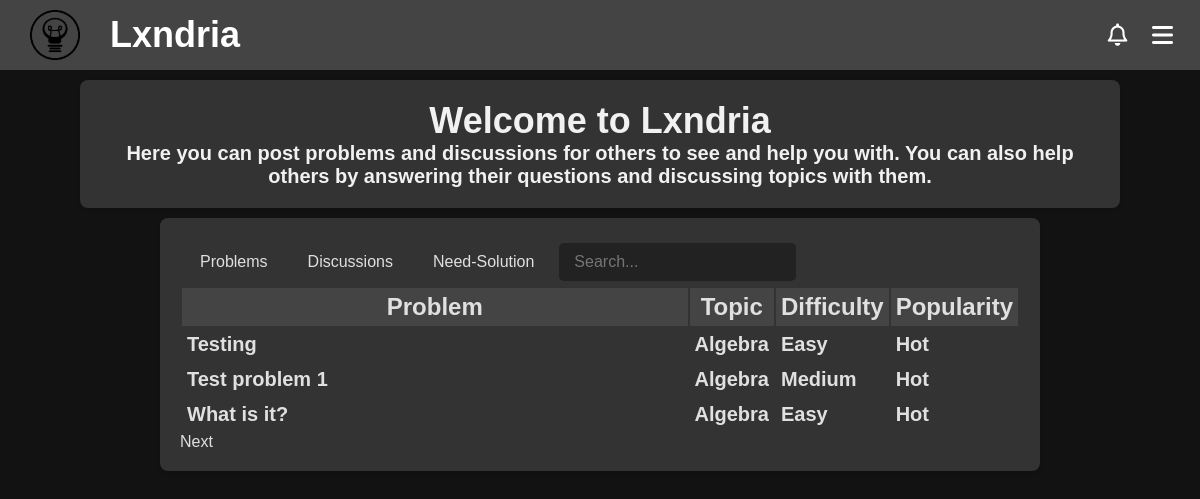
Before: / with the older database file.
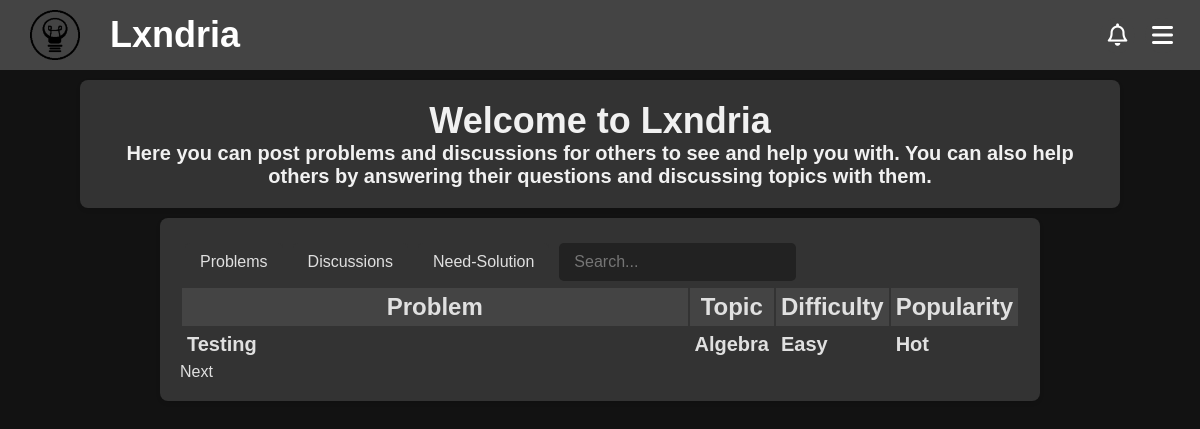
After: the same page with the newer database file.
### app/models.py (models this page shows, shortened)
class Problem(db.Model):
    __tablename__ = "problem"
    __table_args__ = {"extend_existing": True}
    id = db.Column(db.Integer, primary_key=True, autoincrement=True)
    title = db.Column(db.String(100), nullable=False)
    topic = db.Column(db.String(30), nullable=False)
    attempts = db.Column(db.Integer, default=0)
    solved = db.Column(db.Integer, default=0)
    created_at = db.Column(db.DateTime, default=datetime.utcnow)
    updated_at = db.Column(db.DateTime, onupdate=datetime.utcnow)
    views = db.Column(db.Integer, default=0)
    author = db.Column(db.String(80), db.ForeignKey('user.username'))
    user = db.relationship('User', backref=db.backref('problems', cascade="all, delete-orphan"))
    content = db.Column(db.Text, nullable=False)
    encrypted_answer = db.Column(db.Text, nullable=False)
    __table_args__ = (
        CheckConstraint("topic IN ('Algebra', 'Geometry', 'Number Theory', 'Calculus', 'Logic', 'Classical Mechanics', 'Electricity and Magnetism', 'Computer Science', 'Quantitative Finance', 'Chemistry', 'Probability')", name="valid_topic_check"),
    )
    '''@property
    def content(self):
        path = os.getenv('UPLOAD_FOLDER')+f"/{self.author}/Problems/{self.id}.txt"
        with open(path, 'r') as file:
            content = file.read()
        for line in content.split("\n"):
            if "<<Answer: " in line:
                return content.replace(line, "")
    '''
    @property
    def difficulty(self):
        if self.attempts == 0:
            return "TBD"
        elif self.solved/self.attempts > os.getenv('EASY_THRESHOLD', 0.7):
            return "Easy"
        elif self.solved/self.attempts > os.getenv('MEDIUM_THRESHOLD', 0.3):
            return "Medium"
        else:
            return "Hard"
    @hybrid_property
    def popularity_value(self):
        views_weight = os.getenv('VIEWS_WEIGHT', 0.5)
        attempts_weight = os.getenv('ATTEMPTS_WEIGHT', 1.5)
        bookmarks_weight = os.getenv('BOOKMARKS_WEIGHT', 3)
        views = self.views
        attempts = self.attempts
        bookmarks = Bookmarks.query.filter_by(problem_id=self.id).count()
        return views_weight*views + attempts_weight*attempts + bookmarks_weight*bookmarks
    @property
    def popularity(self):
        popularity_value = self.popularity_value
        if popularity_value > os.getenv('POPULAR_THRESHOLD', 1000):
            return "Popular"
        elif popularity_value > os.getenv('TRENDING_THRESHOLD', 500):
            return "Trending"
        elif popularity_value > os.getenv('ACTIVE_THRESHOLD', 100):
            return "Active"
        else:
            return "Hot"
    @hybrid_property
    def needs_solution(self):
        solutions = Solutions.query.filter_by(problem_id=self.id).count()
        if solutions == 0:
            return True
        return False
    @needs_solution.expression
    def needs_solution(cls):
        return ~db.session.query(Solutions.id).filter(Solutions.problem_id == cls.id).exists()
    '''@property
    def encrypted_answer(self):
        path = os.getenv('UPLOAD_FOLDER')+f"/{self.author}/Problems/{self.id}.txt"
        with open(path, 'r') as file:
            content = file.read()
        for line in content.split("\n"):
            if "<<Answer: " in line:
                return line.replace("<<Answer: ", "").replace(">>", "")
    '''

### app/routes/main.py (the view, shortened to what this page needs)
@main_bp.route('/')
def index():
    pageNumber = request.args.get('page', default=0, type=int)
    rows = request.args.get('rows', default=10, type=int)
    table = request.args.get('table', default='problems', type=str)
    sort_by = request.args.get('sort', default='created_at', type=str)
    sort_convention = request.args.get('convention', default='desc', type=str)
    if sort_by == 'created_at':
        if sort_convention == 'asc':
            all_problems = Problem.query.order_by(Problem.created_at).all()
            all_discussions = Discussion.query.order_by(Discussion.created_at).all()
            need_solution = Problem.query.filter(Problem.needs_solution == True).order_by(Problem.created_at).all()
        else:
            all_problems = Problem.query.order_by(Problem.created_at.desc()).all()
            all_discussions = Discussion.query.order_by(Discussion.created_at.desc()).all()
            need_solution = Problem.query.filter(Problem.needs_solution == True).order_by(Problem.created_at).all()
    new_sort_convention = 'asc' if sort_convention == 'desc' else 'desc'
    return render_template('index.html', problems=all_problems, page=pageNumber, row_per_page=rows, discussions=all_discussions, table=table, need_solution=need_solution, sort_convention=new_sort_convention)

### app/models.py (called while the page is built)
    @hybrid_property
    def popularity_value(self):
        views_weight = os.getenv('VIEWS_WEIGHT', 0.5)
        comments_weight = os.getenv('COMMENTS_WEIGHT', 2)
        bookmarks_weight = os.getenv('BOOKMARKS_WEIGHT', 3)
        time_constant = os.getenv('TIME_CONSTANT', 100)
        views = self.views
        comments = Comments.query.filter_by(parent_id='D'+str(self.id)).count()
        bookmarks = Bookmarks.query.filter_by(discussion_id=self.id).count()
        return views_weight*views + comments_weight*comments + bookmarks_weight*bookmarks

    @property
    def popularity(self):
        popularity_value = self.popularity_value
        if popularity_value > os.getenv('POPULAR_THRESHOLD', 1000):
            return "Popular"
        elif popularity_value > os.getenv('TRENDING_THRESHOLD', 500):
            return "Trending"
        elif popularity_value > os.getenv('ACTIVE_THRESHOLD', 100):
            return "Active"
        else:
            return "Hot"

### app/templates/index.html (shortened to what this page needs)
<!DOCTYPE html>
<html>
<head>
  <link rel="stylesheet" href="{{url_for('static', filename='css/homepage.css')}}">
</head>
{%include 'banner.html'%}
<body>
   <div class="intro">
        <h1>Welcome to Lxndria</h1>
        <p>Here you can post problems and discussions for others to see and help you with. You can also help others by answering their questions and discussing topics with them.</p>
  </div>
  <div class="Table">
    {%include 'main_table_header.html'%}
    {%if table=='problems'%}
    <div class ="table" id="Problems">
    {%else%}
    <div class ="table" id="Problems" style="display: none;">
    {%endif%}
    <table id="problems-table">
      <tr>
        <th>Problem</th>
        <th>Topic</th>
        <th><a href="/?sort=Difficulty&convention={{sort_convention}}&table=problems">Difficulty</a></th>
        <th><a href="/?sort=Popularity&convention={{sort_convention}}&table=problems">Popularity</a></th>
      </tr>
      {% for index in range(page*row_per_page, (page+1)*row_per_page) %}
      {% if index >= problems|length %}
        {% set stop=true %}
      {% else %}
        {% set problem = problems[index] %}
      <tr>
        <td><a href="/problem/{{problem.id}}">{{problem.title}}</a></td>
        <td>{{problem.topic}}</td>
        <td>{{problem.difficulty}}</td>
        <td>{{problem.popularity}}</td>
      </tr>
      {% endif %}
      {% endfor %}
    </table>
    <div class="pagination">
      {% if not stop %}
        <a href="/?page={{page+1}}&table=problems">Next</a>
      {% endif %}
  </div>
  </div>
</body>
</html>

### app/templates/banner.html (shortened to what this page needs)
<!DOCTYPE html>
<html>
<link rel="stylesheet" href="https://cdnjs.cloudflare.com/ajax/libs/font-awesome/6.4.2/css/all.min.css">
<link rel="stylesheet" href="{{url_for('static', filename='css/banner.css')}}">
<header class="banner">
    <div class="logo-container">
      <img src="{{url_for('static', filename='Images/logo.png')}}" alt="Logo" class="logo">
      <span class="site-name"><a href="/">Lxndria</span></div></a>
      <div class="menu-container">
        <button class="notif-button" onclick="toggleNotif()"><i class="far fa-bell"></i></button>
        <button class="menu-button" onclick="toggleMenu()"><i class="fas fa-bars"></i>
        </button>
    </div>
  </header>
</html>

### app/templates/main_table_header.html
<div class="Tabs">
    <button class="tab" onclick="openTab(event, 'Problems')">Problems</button>
    <button class="tab" onclick="openTab(event, 'Discussions')">Discussions</button>
    <button class="tab" onclick="openTab(event, 'Need-Solution')">Need-Solution</button>
    <input type="text" id="search" onkeyup="search()" placeholder="Search...">
</div>

### app/static/css/homepage.css (style rules this page uses)
.intro { max-width: 1000px; margin: 10px auto; padding: 20px; background-color: #333; box-shadow: 0 2px 4px rgba(0, 0, 0, 0.1); border-radius: 8px; color: #e0e0e0; }
.intro h1 { font-size: 2.25rem; font-family: 'Gill Sans', 'Gill Sans MT', Calibri, 'Trebuchet MS', sans-serif; font-weight: bold; text-align: center; background-color: #333; }
.intro p { font-size: 1.25rem; font-family: 'Gill Sans', 'Gill Sans MT', Calibri, 'Trebuchet MS', sans-serif; font-weight: bold; text-align: center; background-color: #333; }
.Table { display: table; width : 70%; margin: 5px auto; padding: 20px; background-color: #333; box-shadow: 0 2px 4px rgba(0, 0, 0, 0.1); border-radius: 8px; color: #e0e0e0; flex-direction: column; }
.table { display: table; width: 100%; background-color: #333; color: #e0e0e0; flex-direction: column; }
.table th { font-size: 1.5rem; width: 100%; padding: 5px; font-family: 'Gill Sans', 'Gill Sans MT', Calibri, 'Trebuchet MS', sans-serif; font-weight: bold; }
.table tr { display: table-row; padding: 5px; border-bottom: 1px solid #e0e0e0; justify-content: space-between; }
.table tr:first-child { background-color: #444; }
.table tr:last-child { border-bottom: none; }
.table td { width :x 250px; font-size: 1.25rem; padding: 5px; font-family: 'Gill Sans', 'Gill Sans MT', Calibri, 'Trebuchet MS', sans-serif; font-weight: bold; }
.Tabs { display: flex; margin :5px; }
.Tabs button { background-color: #333; color: #e0e0e0; border: none; padding: 10px 15px; cursor: pointer; font-size: 1rem; border-radius: 5px 5px 0 0; transition: background-color 0.3s; }
.Tabs #search { background-color: #222; color: #e0e0e0; border: none; padding: 10px 15px; cursor: pointer; font-size: 1rem; border-radius: 5px 5px 5px 5px; transition: background-color 0.3s; }
.Tabs button:not(:last-child) { margin-right: 10px; }

### app/static/css/banner.css (style rules this page uses)
body, h1, p { margin: 0; padding: 0; text-decoration: none; color: inherit; font-family: Arial, sans-serif; box-sizing: border-box; background-color: #121212; color: #f1f1f1; ; }
a { text-decoration: none; color: inherit; }
.banner { display: flex; justify-content: space-between; align-items: center; padding: 10px 10px; background-color: #444; color: white; position: sticky; top: 0; z-index: 1000; }
.logo-container { display: flex; align-items: center; }
.logo { width: 50px; height: 50px; margin-left: 20px; margin-right: 30px; }
.site-name { font-size: 2.25rem; font-family: 'Gill Sans', 'Gill Sans MT', Calibri, 'Trebuchet MS', sans-serif; font-weight: bold; }
.menu-container { position: relative; display: flex; }
.menu-button { padding: 15px; margin-right: 10px; background-color: #444; color: white; border: none; cursor: pointer; border-radius: 50%; width: 35px; height: 35px; text-align: center; font-size: 1.5rem; line-height: 1; display: flex; justify-content: center; align-items: center; }
.notif-button { padding: 15px; margin-right: 10px; background-color: #444; color: white; border: none; cursor: pointer; border-radius: 50%; width: 35px; height: 35px; text-align: center; font-size: 1.4rem; line-height: 1; display: flex; justify-content: center; align-items: center; }

Changed rows visible on the page:
removed Problem: title "Test problem 1", topic "Algebra", difficulty "Medium", popularity "Hot"
removed Problem: title "What is it?", topic "Algebra", difficulty "Easy", popularity "Hot"
